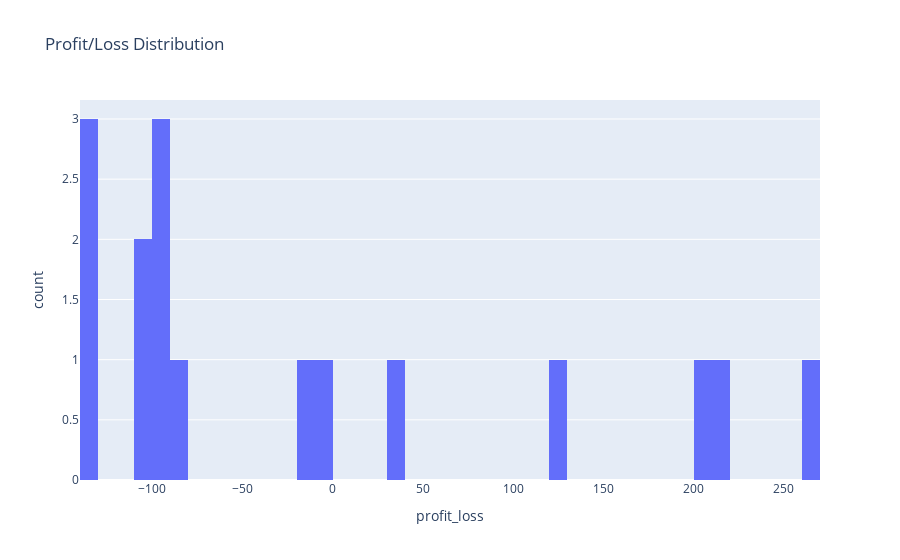

Notebook source saved alongside this figure:
### Markdown cell above
### MVP Visualizations

### Code cell
# Create a histogram of profit/loss
fig_pnl_dist = px.histogram(trade_data, x='profit_loss', nbins=50, title='Profit/Loss Distribution')
fig_pnl_dist.show()

### Figure 1 — Plotly figure (JSON) as saved in the notebook; plotly's stock layout.template omitted (floating-point values rounded to 4 significant figures)
{"data": [{"bingroup": "x", "hovertemplate": "profit_loss=%{x}<br>count=%{y}<extra></extra>", "legendgroup": "", "marker": {"color": "#636efa", "pattern": {"shape": ""}}, "name": "", "nbinsx": 50, "orientation": "v", "showlegend": false, "type": "histogram", "x": [216.6, -134.4, 263.6, -5.2, -134.4, -134.4, -82.0, -96.0, -96.0, -10.8, 127.2, -100.8, 207.2, -94.8, 37.2, -100.8], "xaxis": "x", "yaxis": "y"}], "layout": {"barmode": "relative", "legend": {"tracegroupgap": 0}, "title": {"text": "Profit/Loss Distribution"}, "xaxis": {"anchor": "y", "domain": [0, 1], "title": {"text": "profit_loss"}}, "yaxis": {"anchor": "x", "domain": [0, 1], "title": {"text": "count"}}}}
